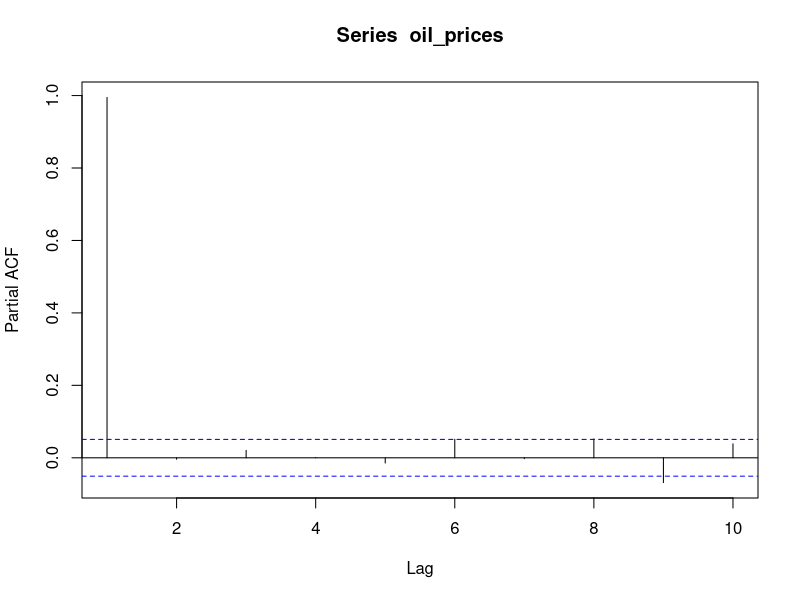
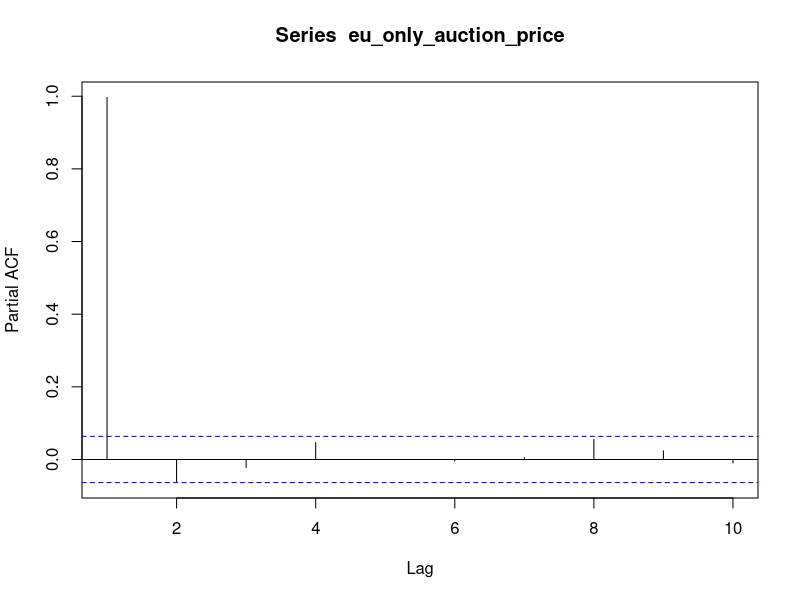
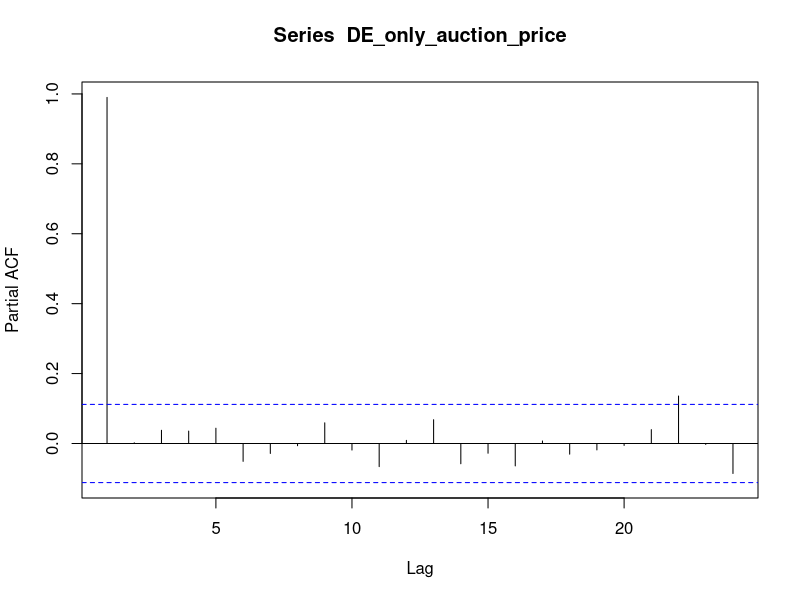
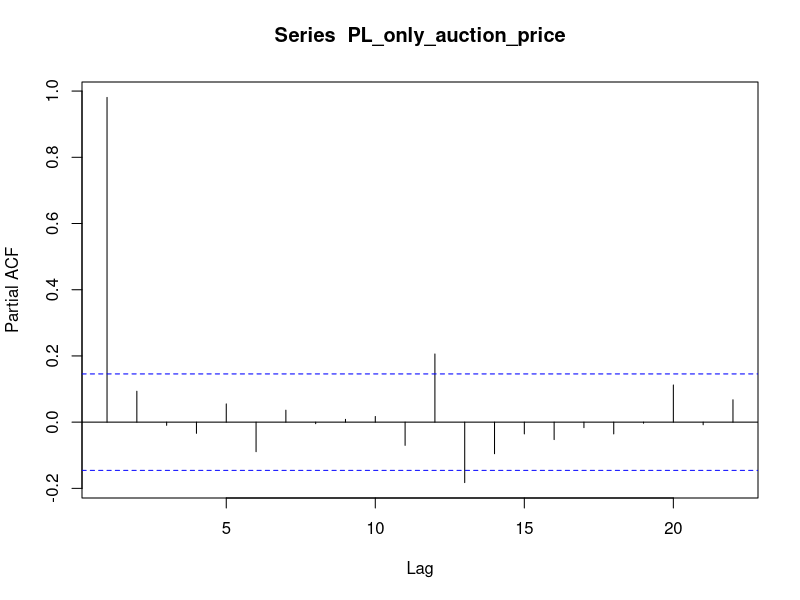
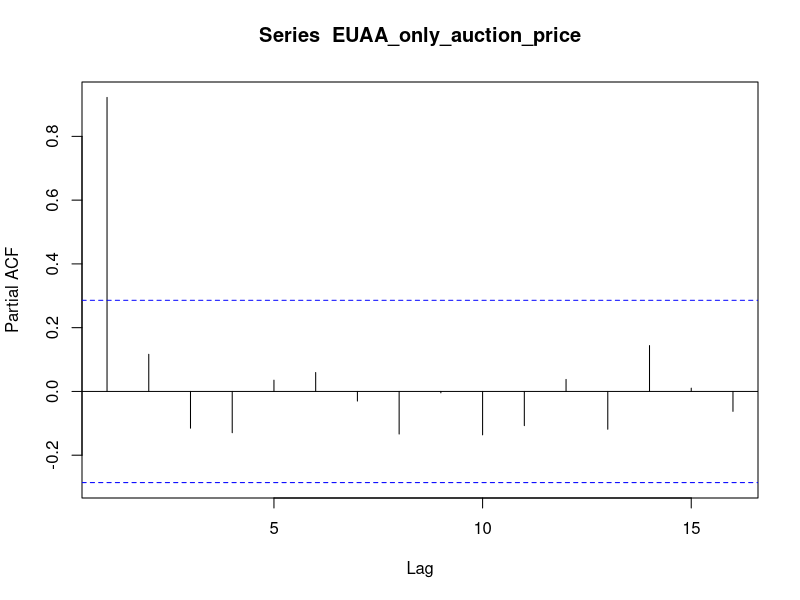

R code for these plots, in order: (Note: this script raises an error after producing the figures.)
## ---- chunk 1
knitr::opts_chunk$set(echo = TRUE)
library(readxl)
library(tseries)
library(ggplot2)
library(tidyverse)
library(reshape2)
library(car)
library(lubridate)

## ---- chunk 2
brent_crude_prices<- read_excel("brent_crude_prices.xlsx")
co2_emissions_data<-read.csv("co2_emission.csv")
ftse<- read.csv("FTSE 100 Historical Data.csv")
eu_ets_data<-read_excel("EU-ETS-data.xlsx")
## ---- chunk 3
eu_ets_data$Date<- as.Date(eu_ets_data$Date)
brent_crude_prices$Date<- as.Date(brent_crude_prices$Date)
ftse$Date<- mdy(ftse$Date)
ftse$Price<- as.numeric(str_replace(ftse$Price,",",""))
## ---- chunk 4
auction_and_oil<- merge(x=eu_ets_data,y=brent_crude_prices, 
                         by="Date", all.x=TRUE) 

auction_and_oil<-auction_and_oil |> filter(is.na(auction_and_oil$`Europe Brent Spot Price FOB (Dollars per Barrel)`)==FALSE)

oil_prices<- auction_and_oil$`Europe Brent Spot Price FOB (Dollars per Barrel)`
pacf(oil_prices, lag=10, pl=TRUE)

ets_stock_and_oil_data<- merge(x=auction_and_oil, y= ftse, by='Date', all.x=TRUE)
## ---- chunk 5
#First let's change auction name to just have EU, DE, PL or EUAA:

ets_stock_and_oil_data<- ets_stock_and_oil_data |> mutate(
                AuctionType = ifelse(str_detect(`Auction Name`, "EUAA")==TRUE,
                                                                        "EUAA",
                                                    str_sub(`Auction Name`,-2,)
), .after=`Auction Name`)
## ---- chunk 6
EU_only_auction<- ets_stock_and_oil_data |> filter(AuctionType=="EU") |> filter(
                                          is.na(`Auction Price €/tCO2`)==FALSE
)
eu_only_auction_price<-EU_only_auction$`Auction Price €/tCO2`

pacf(eu_only_auction_price, lag=10, pl=TRUE)

#Auction Price Lag
Auction_Price_lag<- EU_only_auction$`Auction Price €/tCO2`[1:length(EU_only_auction$`Auction Price €/tCO2`)-1]
Auction_Price_lag<- c(0,Auction_Price_lag)
EU_only_with_lag<- EU_only_auction |> mutate(
                                          Auction_Price_lag= Auction_Price_lag, .after=`Auction Price €/tCO2`
)

#Maximum bid lag
Max_bid_lag<- EU_only_auction$`Maximum Bid €/tCO2`[1:length(EU_only_auction$`Maximum Bid €/tCO2`)-1]
Max_bid_lag<- c(0,Max_bid_lag)
EU_only_with_lag<- EU_only_with_lag |> mutate(
                                          Max_bid_lag= Max_bid_lag, .after=`Maximum Bid €/tCO2`
)

#Avg bids per bidder lag
Avg_num_bids_per_bidder_lag<- EU_only_auction$`Average number of bids per bidder`[1:length(EU_only_auction$`Average number of bids per bidder`)-1]
Avg_num_bids_per_bidder_lag<- c(0,Avg_num_bids_per_bidder_lag)
EU_only_with_lag<- EU_only_with_lag |> mutate(
                                          Avg_num_bids_per_bidder_lag= Avg_num_bids_per_bidder_lag, .after=`Average number of bids per bidder`
)

#Avg vol per bidder
Avg_vol_per_bidder_lag<- EU_only_auction$`Average volume bid per bidder`[1:length(EU_only_auction$`Average volume bid per bidder`)-1]
Avg_vol_per_bidder_lag<- c(0,Avg_vol_per_bidder_lag)
EU_only_with_lag<- EU_only_with_lag |> mutate(
                                          Avg_vol_per_bidder_lag= Avg_vol_per_bidder_lag, .after=`Average volume bid per bidder`
)

#oil price lag
EU_only_with_lag<- EU_only_with_lag |> rename(
                        oil_price = `Europe Brent Spot Price FOB (Dollars per Barrel)`
)
oil_price_lag<- EU_only_with_lag$oil_price[1:length(EU_only_with_lag$oil_price)-1]
oil_price_lag<- c(0,oil_price_lag)
EU_only_with_lag<- EU_only_with_lag |> mutate(
                                          oil_price_lag= oil_price_lag, .after= oil_price
)

#ftse price lag:
EU_only_with_lag<- EU_only_with_lag |> rename(
                        ftse_price = Price
)
ftse_price_lag<- EU_only_with_lag$ftse_price[1:length(EU_only_with_lag$ftse_price)-1]
ftse_price_lag<- c(0,ftse_price_lag)
EU_only_with_lag<- EU_only_with_lag |> mutate(
                                          ftse_price_lag= ftse_price_lag, .after= ftse_price
)

#Auction Volume tCO2 lag:

Auction_vol_lag<- EU_only_auction$`Auction Volume tCO2`[1:length(EU_only_auction$`Auction Volume tCO2`)-1]
Auction_vol_lag<- c(0,Auction_vol_lag)
EU_only_with_lag<- EU_only_with_lag |> mutate(
                                          Auction_vol_lag= Auction_vol_lag, .after=`Auction Volume tCO2`
)
##

EU_only_auction_variables_fit<- glm(`Auction Price €/tCO2`~ Auction_Price_lag+ `Auction Volume tCO2`+ `Maximum Bid €/tCO2`,
                            family=gaussian, data=EU_only_with_lag)

durbinWatsonTest(EU_only_auction_variables_fit)
summary(EU_only_auction_variables_fit)

#DW of 1.27. Not terrible. How do we push this up to acceptable levels?


#EU_only_oil_fit<- glm(`Auction Price €/tCO2`~ lag+ `Auction Volume tCO2`+ `Maximum Bid €/tCO2`+
 #                                   oil_price,
  #                          family=gaussian, data=EU_only_with_lag)
#summary(EU_only_oil_fit)
#durbinWatsonTest(EU_only_oil_fit)


#So the difference in DW witha nd without oil prices isn't huge. Only 0.01 difference in the test statistic. 

## ---- chunk 7
DE_only_auction<-ets_stock_and_oil_data |> filter(AuctionType=="DE") |> filter(
                                          is.na(`Auction Price €/tCO2`)==FALSE
)
DE_only_auction_price<- DE_only_auction$`Auction Price €/tCO2`
pacf(DE_only_auction_price)


#Auction Price Lag
Auction_Price_lag<- DE_only_auction$`Auction Price €/tCO2`[1:length(DE_only_auction$`Auction Price €/tCO2`)-1]
Auction_Price_lag<- c(0,Auction_Price_lag)
DE_only_with_lag<- DE_only_auction |> mutate(
                                          Auction_Price_lag= Auction_Price_lag, .after=`Auction Price €/tCO2`
)

#Maximum bid lag
Max_bid_lag<- DE_only_auction$`Maximum Bid €/tCO2`[1:length(DE_only_auction$`Maximum Bid €/tCO2`)-1]
Max_bid_lag<- c(0,Max_bid_lag)
DE_only_with_lag<- DE_only_with_lag |> mutate(
                                          Max_bid_lag= Max_bid_lag, .after=`Maximum Bid €/tCO2`
)

#Avg bids per bidder lag
Avg_num_bids_per_bidder_lag<- DE_only_auction$`Average number of bids per bidder`[1:length(DE_only_auction$`Average number of bids per bidder`)-1]
Avg_num_bids_per_bidder_lag<- c(0,Avg_num_bids_per_bidder_lag)
DE_only_with_lag<- DE_only_with_lag |> mutate(
                                          Avg_num_bids_per_bidder_lag= Avg_num_bids_per_bidder_lag, .after=`Average number of bids per bidder`
)

#Avg vol per bidder
Avg_vol_per_bidder_lag<- DE_only_auction$`Average volume bid per bidder`[1:length(DE_only_auction$`Average volume bid per bidder`)-1]
Avg_vol_per_bidder_lag<- c(0,Avg_vol_per_bidder_lag)
DE_only_with_lag<- DE_only_with_lag |> mutate(
                                          Avg_vol_per_bidder_lag= Avg_vol_per_bidder_lag, .after=`Average volume bid per bidder`
)

#oil price lag
DE_only_with_lag<- DE_only_with_lag |> rename(
                        oil_price = `Europe Brent Spot Price FOB (Dollars per Barrel)`
)
oil_price_lag<- DE_only_with_lag$oil_price[1:length(DE_only_with_lag$oil_price)-1]
oil_price_lag<- c(0,oil_price_lag)
DE_only_with_lag<- DE_only_with_lag |> mutate(
                                          oil_price_lag= oil_price_lag, .after= oil_price
)

#ftse price lag:
DE_only_with_lag<- DE_only_with_lag |> rename(
                        ftse_price = Price
)
ftse_price_lag<- DE_only_with_lag$ftse_price[1:length(DE_only_with_lag$ftse_price)-1]
ftse_price_lag<- c(0,ftse_price_lag)
DE_only_with_lag<- DE_only_with_lag |> mutate(
                                          ftse_price_lag= ftse_price_lag, .after= ftse_price
)

#Auction Volume tCO2 lag:

Auction_vol_lag<- DE_only_auction$`Auction Volume tCO2`[1:length(DE_only_auction$`Auction Volume tCO2`)-1]
Auction_vol_lag<- c(0,Auction_vol_lag)
DE_only_with_lag<- DE_only_with_lag |> mutate(
                                          Auction_vol_lag= Auction_vol_lag, .after=`Auction Volume tCO2`
)

#DE_only_oil_fit<- glm(`Auction Price €/tCO2`~ lag+ `Auction Volume tCO2`+ `Maximum Bid €/tCO2`+
#                                    oil_price,
 #                           family=gaussian, data=DE_only_with_lag)
#summary(DE_only_oil_fit)
#durbinWatsonTest(DE_only_oil_fit)

#pacf(DE_only_with_lag$oil_price, lag=20, pl=TRUE)

## ---- chunk 8
PL_only_auction<-ets_stock_and_oil_data |> filter(AuctionType=="PL") |> filter(
                                          is.na(`Auction Price €/tCO2`)==FALSE
)
PL_only_auction_price<- PL_only_auction$`Auction Price €/tCO2`
pacf(PL_only_auction_price)


#Auction Price Lag
Auction_Price_lag<- PL_only_auction$`Auction Price €/tCO2`[1:length(PL_only_auction$`Auction Price €/tCO2`)-1]
Auction_Price_lag<- c(0,Auction_Price_lag)
PL_only_with_lag<- PL_only_auction |> mutate(
                                          Auction_Price_lag= Auction_Price_lag, .after=`Auction Price €/tCO2`
)

#Maximum bid lag
Max_bid_lag<- PL_only_auction$`Maximum Bid €/tCO2`[1:length(PL_only_auction$`Maximum Bid €/tCO2`)-1]
Max_bid_lag<- c(0,Max_bid_lag)
PL_only_with_lag<- PL_only_with_lag |> mutate(
                                          Max_bid_lag= Max_bid_lag, .after=`Maximum Bid €/tCO2`
)

#Avg bids per bidPLr lag
Avg_num_bids_per_bidder_lag<- PL_only_auction$`Average number of bids per bidder`[1:length(PL_only_auction$`Average number of bids per bidder`)-1]
Avg_num_bids_per_bidder_lag<- c(0,Avg_num_bids_per_bidder_lag)
PL_only_with_lag<- PL_only_with_lag |> mutate(
                                          Avg_num_bids_per_bidder_lag= Avg_num_bids_per_bidder_lag, .after=`Average number of bids per bidder`
)

#Avg vol per bidder
Avg_vol_per_bidder_lag<- PL_only_auction$`Average volume bid per bidder`[1:length(PL_only_auction$`Average volume bid per bidder`)-1]
Avg_vol_per_bidder_lag<- c(0,Avg_vol_per_bidder_lag)
PL_only_with_lag<- PL_only_with_lag |> mutate(
                                          Avg_vol_per_bidder_lag= Avg_vol_per_bidder_lag, .after=`Average volume bid per bidder`
)

#oil price lag
PL_only_with_lag<- PL_only_with_lag |> rename(
                        oil_price = `Europe Brent Spot Price FOB (Dollars per Barrel)`
)
oil_price_lag<- PL_only_with_lag$oil_price[1:length(PL_only_with_lag$oil_price)-1]
oil_price_lag<- c(0,oil_price_lag)
PL_only_with_lag<- PL_only_with_lag |> mutate(
                                          oil_price_lag= oil_price_lag, .after= oil_price
)

#ftse price lag:
PL_only_with_lag<- PL_only_with_lag |> rename(
                        ftse_price = Price
)
ftse_price_lag<- PL_only_with_lag$ftse_price[1:length(PL_only_with_lag$ftse_price)-1]
ftse_price_lag<- c(0,ftse_price_lag)
PL_only_with_lag<- PL_only_with_lag |> mutate(
                                          ftse_price_lag= ftse_price_lag, .after= ftse_price
)

#Auction Volume tCO2 lag:

Auction_vol_lag<- PL_only_auction$`Auction Volume tCO2`[1:length(PL_only_auction$`Auction Volume tCO2`)-1]
Auction_vol_lag<- c(0,Auction_vol_lag)
PL_only_with_lag<- PL_only_with_lag |> mutate(
                                          Auction_vol_lag= Auction_vol_lag, .after=`Auction Volume tCO2`
)

#PL_only_oil_fit<- glm(`Auction Price €/tCO2`~ lag+ `Auction Volume tCO2`+ `Maximum Bid €/tCO2`+
 #                                   oil_price,
  #                          family=gaussian, data=PL_only_with_lag)
#summary(PL_only_oil_fit)
#durbinWatsonTest(PL_only_oil_fit)

#pacf(PL_only_with_lag$oil_price, lag=20, pl=TRUE)

#So for Poland, I don't need to worry about autocorrelation at all
## ---- chunk 9
EUAA_only_auction<-ets_stock_and_oil_data |> filter(AuctionType=="EUAA") |> filter(
                                          is.na(`Auction Price €/tCO2`)==FALSE
)
EUAA_only_auction_price<- EUAA_only_auction$`Auction Price €/tCO2`
pacf(EUAA_only_auction_price)


#Auction Price Lag
Auction_Price_lag<- EUAA_only_auction$`Auction Price €/tCO2`[1:length(EUAA_only_auction$`Auction Price €/tCO2`)-1]
Auction_Price_lag<- c(0,Auction_Price_lag)
EUAA_only_with_lag<- EUAA_only_auction |> mutate(
                                          Auction_Price_lag= Auction_Price_lag, .after=`Auction Price €/tCO2`
)

#Maximum bid lag
Max_bid_lag<- EUAA_only_auction$`Maximum Bid €/tCO2`[1:length(EUAA_only_auction$`Maximum Bid €/tCO2`)-1]
Max_bid_lag<- c(0,Max_bid_lag)
EUAA_only_with_lag<- EUAA_only_with_lag |> mutate(
                                          Max_bid_lag= Max_bid_lag, .after=`Maximum Bid €/tCO2`
)

#Avg bids per bidPLr lag
Avg_num_bids_per_bidder_lag<- EUAA_only_auction$`Average number of bids per bidder`[1:length(EUAA_only_auction$`Average number of bids per bidder`)-1]
Avg_num_bids_per_bidder_lag<- c(0,Avg_num_bids_per_bidder_lag)
EUAA_only_with_lag<- EUAA_only_with_lag |> mutate(
                                          Avg_num_bids_per_bidder_lag= Avg_num_bids_per_bidder_lag, .after=`Average number of bids per bidder`
)

#Avg vol per bidder
Avg_vol_per_bidder_lag<- EUAA_only_auction$`Average volume bid per bidder`[1:length(EUAA_only_auction$`Average volume bid per bidder`)-1]
Avg_vol_per_bidder_lag<- c(0,Avg_vol_per_bidder_lag)
EUAA_only_with_lag<- EUAA_only_with_lag |> mutate(
                                          Avg_vol_per_bidder_lag= Avg_vol_per_bidder_lag, .after=`Average volume bid per bidder`
)

#oil price lag
EUAA_only_with_lag<- EUAA_only_with_lag |> rename(
                        oil_price = `Europe Brent Spot Price FOB (Dollars per Barrel)`
)
oil_price_lag<- EUAA_only_with_lag$oil_price[1:length(EUAA_only_with_lag$oil_price)-1]
oil_price_lag<- c(0,oil_price_lag)
EUAA_only_with_lag<- EUAA_only_with_lag |> mutate(
                                          oil_price_lag= oil_price_lag, .after= oil_price
)

#ftse price lag:
EUAA_only_with_lag<- EUAA_only_with_lag |> rename(
                        ftse_price = Price
)
ftse_price_lag<- EUAA_only_with_lag$ftse_price[1:length(EUAA_only_with_lag$ftse_price)-1]
ftse_price_lag<- c(0,ftse_price_lag)
EUAA_only_with_lag<- EUAA_only_with_lag |> mutate(
                                          ftse_price_lag= ftse_price_lag, .after= ftse_price
)

#Auction Volume tCO2 lag:

Auction_vol_lag<- EUAA_only_auction$`Auction Volume tCO2`[1:length(EUAA_only_auction$`Auction Volume tCO2`)-1]
Auction_vol_lag<- c(0,Auction_vol_lag)
EUAA_only_with_lag<- EUAA_only_with_lag |> mutate(
                                          Auction_vol_lag= Auction_vol_lag, .after=`Auction Volume tCO2`
)

#EUAA_only_auction_variables_fit<- glm(`Auction Price €/tCO2`~ lag+ `Auction Volume tCO2`+ `Maximum Bid €/tCO2`,
#                            family=gaussian, data=EUAA_only_with_lag)

#durbinWatsonTest(EUAA_only_auction_variables_fit)
#summary(EUAA_only_auction_variables_fit)

#With oil prices:
#EUAA_only_with_lag<- EUAA_only_with_lag |> rename(
#                        oil_price = `Europe Brent Spot Price FOB (Dollars per Barrel)`
#)

#EUAA_only_oil_fit<- glm(`Auction Price €/tCO2`~ lag+ `Auction Volume tCO2`+ `Maximum Bid €/tCO2`+
#                                    oil_price,
#                            family=gaussian, data=EUAA_only_with_lag)
#summary(EUAA_only_oil_fit)
#durbinWatsonTest(EUAA_only_oil_fit)

#pacf(EUAA_only_with_lag$oil_price, lag=20, pl=TRUE)

#lag isn;t significant. Should I leave it out?
#EUAA_only_oil_fit<- glm(`Auction Price €/tCO2`~ `Auction Volume tCO2`+ `Maximum Bid €/tCO2`+
 #                                   oil_price,
#                            family=gaussian, data=EUAA_only_with_lag)
#durbinWatsonTest(EUAA_only_oil_fit)
#summary(EUAA_only_oil_fit)
## ---- chunk 10


#Merging, beginning with EU lag
EU_lag<- EU_only_with_lag |> select('Date',
                                    'AuctionType', 
                                    'Auction_Price_lag',
                                    'Max_bid_lag',
                                    'Avg_num_bids_per_bidder_lag',
                                    'Avg_vol_per_bidder_lag',
                                    'Auction_vol_lag',
                                    'oil_price_lag',
                                    'ftse_price_lag'
                                    )
ets_EU_only_lag<- merge(x=ets_stock_and_oil_data, y= EU_lag, by=c('Date', 'AuctionType'), all.x=TRUE)
ets_EU_only_lag<- ets_EU_only_lag |> select(-c(Open:Change..))


lagColnamesVec<- c('Auction_Price_lag',
                                    'Max_bid_lag',
                                    'Avg_num_bids_per_bidder_lag',
                                    'Avg_vol_per_bidder_lag',
                                    'Auction_vol_lag',
                                    'oil_price_lag',
                                    'ftse_price_lag')

#DE lag:
DE_lag<- DE_only_with_lag |> select('Date',
                                    'AuctionType', 
                                    'Auction_Price_lag',
                                    'Max_bid_lag',
                                    'Avg_num_bids_per_bidder_lag',
                                    'Avg_vol_per_bidder_lag',
                                    'Auction_vol_lag',
                                    'oil_price_lag',
                                    'ftse_price_lag'
                                    )
ets_EU_DE_with_lag<- merge(x=ets_EU_only_lag, y=DE_lag, by=c('Date', 'AuctionType'), all.x=TRUE)


for(name in lagColnamesVec){
  x=paste0(name,".x")
  y=paste0(name,".y")
  ets_EU_DE_with_lag[,x]<-ifelse(is.na(ets_EU_DE_with_lag[,x]), 
                                  ets_EU_DE_with_lag[,y],
                                  ets_EU_DE_with_lag[,x])
}


ets_EU_DE_with_lag<- ets_EU_DE_with_lag |> rename(
                                    'Auction_Price_lag'= 'Auction_Price_lag.x',
                                    'Max_bid_lag'= 'Max_bid_lag.x',
                                    'Avg_num_bids_per_bidder_lag'='Avg_num_bids_per_bidder_lag.x',
                                    'Avg_vol_per_bidder_lag'='Avg_vol_per_bidder_lag.x',
                                    'Auction_vol_lag'= 'Auction_vol_lag.x',
                                    'oil_price_lag'= 'oil_price_lag.x',
                                    'ftse_price_lag'='ftse_price_lag.x'
                                    ) |> select(-c('Auction_Price_lag.y',
                                    'Max_bid_lag.y',
                                    'Avg_num_bids_per_bidder_lag.y',
                                    'Avg_vol_per_bidder_lag.y',
                                    'Auction_vol_lag.y',
                                    'oil_price_lag.y',
                                    'ftse_price_lag.y'))

#PL lag:
PL_lag<- PL_only_with_lag |> select('Date',
                                    'AuctionType', 
                                    'Auction_Price_lag',
                                    'Max_bid_lag',
                                    'Avg_num_bids_per_bidder_lag',
                                    'Avg_vol_per_bidder_lag',
                                    'Auction_vol_lag',
                                    'oil_price_lag',
                                    'ftse_price_lag'
                                    )
ets_EU_DE_PL_with_lag<- merge(x=ets_EU_DE_with_lag, 
                              y= PL_lag, by = c('Date', 'AuctionType'),
                              all.x=TRUE)

for(name in lagColnamesVec){
  x=paste0(name,".x")
  y=paste0(name,".y")
  ets_EU_DE_PL_with_lag[,x]<-ifelse(is.na(ets_EU_DE_PL_with_lag[,x]), 
                                  ets_EU_DE_PL_with_lag[,y],
                                  ets_EU_DE_PL_with_lag[,x])
}

ets_EU_DE_PL_with_lag<- ets_EU_DE_PL_with_lag |> rename(
                                    'Auction_Price_lag'= 'Auction_Price_lag.x',
                                    'Max_bid_lag'= 'Max_bid_lag.x',
                                    'Avg_num_bids_per_bidder_lag'='Avg_num_bids_per_bidder_lag.x',
                                    'Avg_vol_per_bidder_lag'='Avg_vol_per_bidder_lag.x',
                                    'Auction_vol_lag'= 'Auction_vol_lag.x',
                                    'oil_price_lag'= 'oil_price_lag.x',
                                    'ftse_price_lag'='ftse_price_lag.x'
                                    ) |> select(-c('Auction_Price_lag.y',
                                    'Max_bid_lag.y',
                                    'Avg_num_bids_per_bidder_lag.y',
                                    'Avg_vol_per_bidder_lag.y',
                                    'Auction_vol_lag.y',
                                    'oil_price_lag.y',
                                    'ftse_price_lag.y'))



#Adding EUAA lag:

EUAA_lag<- EUAA_only_with_lag |> select('Date',
                                    'AuctionType', 
                                    'Auction_Price_lag',
                                    'Max_bid_lag',
                                    'Avg_num_bids_per_bidder_lag',
                                    'Avg_vol_per_bidder_lag',
                                    'Auction_vol_lag',
                                    'oil_price_lag',
                                    'ftse_price_lag'
                                    )

ets_representative_lag<- merge(x=ets_EU_DE_PL_with_lag,
                               y=EUAA_lag, by = c('Date', 'AuctionType'),
                               all.x=TRUE)

ets_representative_lag$lag.x<- ifelse(is.na(ets_representative_lag$lag.x), 
                                  ets_representative_lag$lag.y,
                                  ets_representative_lag$lag.x)

ets_representative_lag<- ets_representative_lag |> rename('lag'='lag.x') |> select(-'lag.y')

ets_representative_lag<- ets_representative_lag |> relocate(lag, 
                                  .after=`Auction Price €/tCO2`) |> rename(
             oil_price = `Europe Brent Spot Price FOB (Dollars per Barrel)`
                                  )
## ---- chunk 11
lag_fit<- glm(`Auction Price €/tCO2`~lag+`Auction Volume tCO2`+ `Maximum Bid €/tCO2`+
                                    oil_price,
                            family=gaussian, data=ets_representative_lag)

summary(lag_fit)

durbinWatsonTest(lag_fit)
## ---- chunk 12
ftse<- read.csv("FTSE 100 Historical Data.csv")

ftse$Date<- mdy(ftse$Date)
ftse$Price<- as.numeric(str_replace(ftse$Price,",",""))

ets_with_rep_lag<- merge(x=ets_representative_lag, y=ftse, by = 'Date', all.x=TRUE)

ets_with_rep_lag<- ets_with_rep_lag |> rename(
                                  ftse_price = Price
)

ftse_lag_fit<- glm(`Auction Price €/tCO2`~lag+`Auction Volume tCO2`+ `Maximum Bid €/tCO2`+
                                    oil_price+ftse_price,
                            family=gaussian, data=ets_with_rep_lag)

summary(ftse_lag_fit)

durbinWatsonTest(ftse_lag_fit)

## ---- chunk 13
res<- resid(ftse_lag_fit)
plot(fitted(ftse_lag_fit), res)+abline(0,0)


## ---- chunk 14
#No pooling- EU:
  
no_pool_EU<- ets_with_rep_lag |> filter(AuctionType=="EU")

eu_no_pool_fit<- glm(`Auction Price €/tCO2`~lag+`Auction Volume tCO2`+ `Maximum Bid €/tCO2`+
                                    oil_price+ftse_price,
                            family=gaussian, data=no_pool_EU)

summary(eu_no_pool_fit)

durbinWatsonTest(eu_no_pool_fit)

## ---- chunk 15
res<- resid(eu_no_pool_fit)
plot(fitted(eu_no_pool_fit), res)
## ---- chunk 16
hist(no_pool_EU$oil_price)
hist(no_pool_EU$ftse_price)
hist(no_pool_EU$`Auction Volume tCO2`)
hist(no_pool_EU$`Maximum Bid €/tCO2`)
## ---- chunk 17
eu_no_pool_fit_log<- glm(`Auction Price €/tCO2`~`Maximum Bid €/tCO2`+`Auction Volume tCO2`+ `Average bid size`+
                                    oil_price+log(ftse_price),
                            family=gaussian, data=no_pool_EU)

summary(eu_no_pool_fit_log)

durbinWatsonTest(eu_no_pool_fit_log)
## ---- chunk 18
eu_cor_frame<- ets_with_rep_lag |> select(`Auction Volume tCO2`, `Maximum Bid €/tCO2`,`Average bid size`,`Average volume bid per bidder`,
                                    oil_price, ftse_price) 

eu_cor_frame<- na.omit(eu_cor_frame)
cor_matrix<- cor(eu_cor_frame)

# Get upper triangle of the correlation matrix
get_upper_tri <- function(cormat){
  cormat[lower.tri(cormat)]<- NA
  return(cormat)
}

upper_tri <- get_upper_tri(cor_matrix)
melted_cormat <- melt(upper_tri, na.rm = TRUE)

ggplot(data = melted_cormat, aes(Var2, Var1, fill = value))+
  geom_tile(color = "white")+
  scale_fill_gradient2(low = "blue", high = "red", mid = "white", 
                       midpoint = 0, limit = c(-1,1), space = "Lab", 
                       name="Pearson\nCorrelation") +
  theme_minimal()+ 
  theme(axis.text.x = element_text(angle = 45, vjust = 1, 
                                   size = 12, hjust = 1))+
  coord_fixed()
## ---- chunk 19
ets_with_rep_lag<- na.omit(ets_with_rep_lag)
pacf(ets_with_rep_lag$`Maximum Bid €/tCO2`)
pacf(ets_with_rep_lag$`Average number of bids per bidder`)
pacf(ets_with_rep_lag$`Average volume bid per bidder`)
pacf(ets_with_rep_lag$oil_price)
pacf(ets_with_rep_lag$ftse_price)
pacf(ets_with_rep_lag$`Total Amount of Bids`)
pacf(ets_with_rep_lag$`Auction Volume tCO2`)
pacf(ets_with_rep_lag$`Auction Price €/tCO2`)
## ---- chunk 20
#Creating lag for max price:
